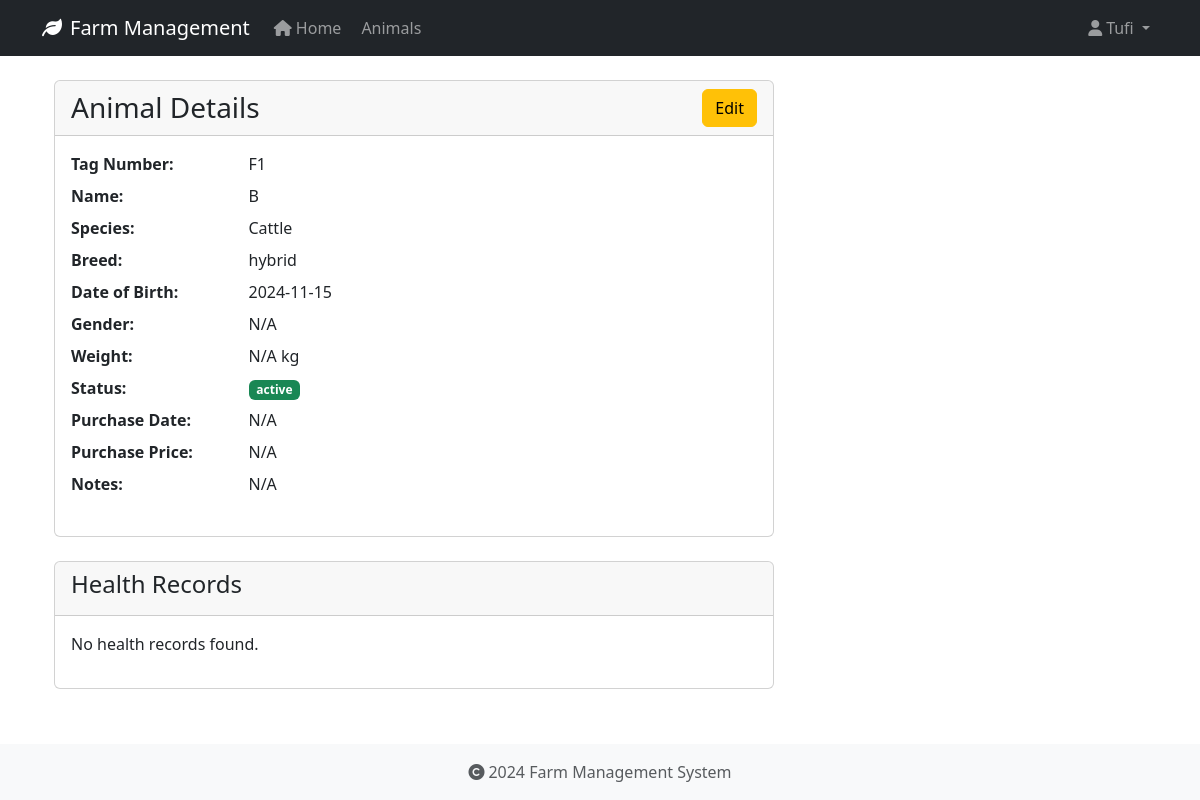
The app's page /animals/3 (signed in), older data.
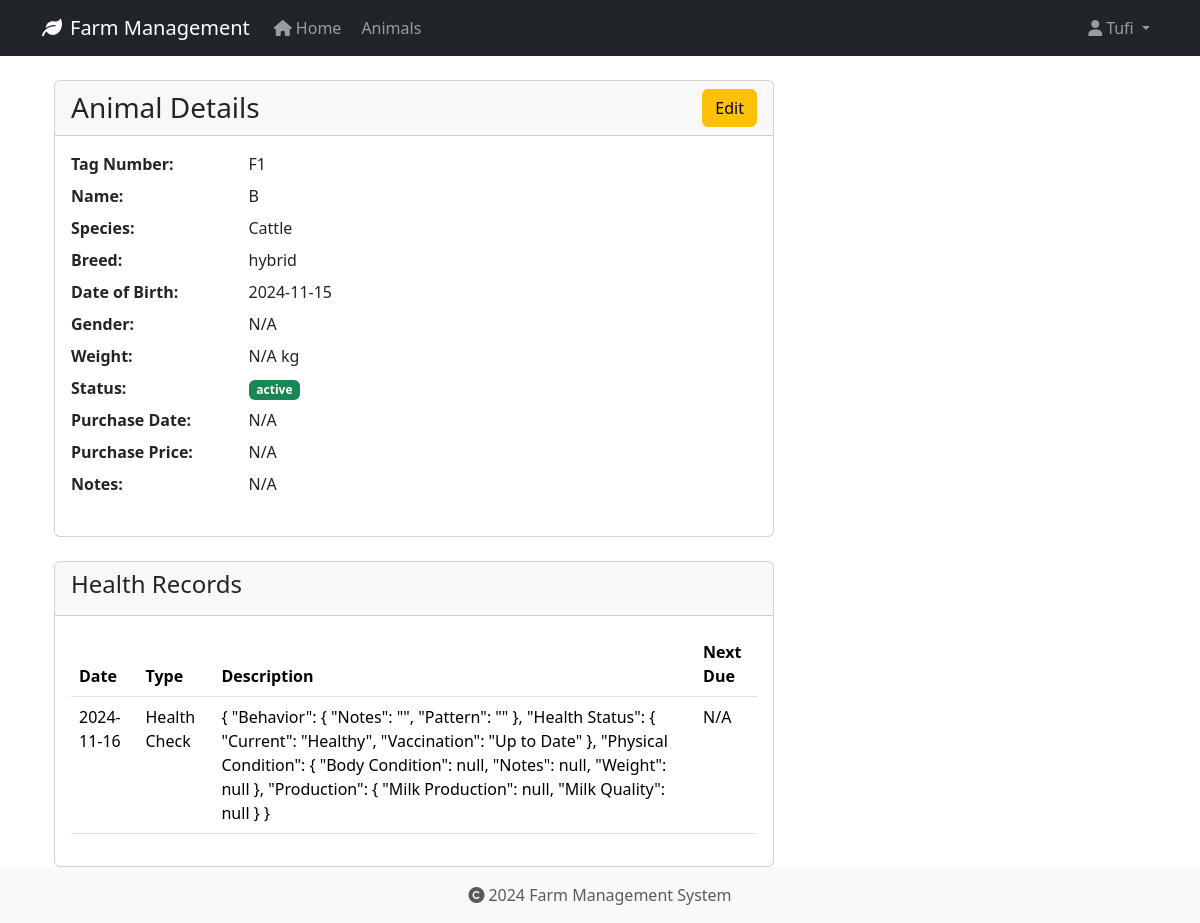
The same page, newer data.
### app/models/animal.py (models this page shows, shortened)
class HealthRecord(db.Model):
    id = db.Column(db.Integer, primary_key=True)
    animal_id = db.Column(db.Integer, db.ForeignKey('animal.id', ondelete='CASCADE'), nullable=False)
    record_type = db.Column(db.String(50), nullable=False)  # Made nullable=False
    date = db.Column(db.Date, nullable=False)
    description = db.Column(db.Text, nullable=True)
    treatment = db.Column(db.Text, nullable=True)
    cost = db.Column(db.Float, nullable=True)
    next_due_date = db.Column(db.Date, nullable=True)
    created_at = db.Column(db.DateTime, default=datetime.utcnow, nullable=False)
    created_by_id = db.Column(db.Integer, db.ForeignKey('user.id', ondelete='SET NULL'), nullable=True)

### app/routes/animals.py (the view)
@bp.route('/<int:id>')
@login_required
def view(id):
    animal = Animal.query.get_or_404(id)
    return render_template('animals/view.html', animal=animal)

### app/models/user.py (called while the page is built)
@login_manager.user_loader
def load_user(user_id):
    return User.query.get(int(user_id))

### app/templates/animals/view.html (shortened to what this page needs)
{% extends "base.html" %}
{% block content %}
<div class="container">
    <div class="row">
        <div class="col-md-8">
            <div class="card">
                <div class="card-header">
                    <div class="d-flex justify-content-between align-items-center">
                        <h3 class="card-title mb-0">Animal Details</h3>
                        <a href="{{ url_for('animals.edit', id=animal.id) }}" class="btn btn-warning">Edit</a>
                    </div>
                </div>
                <div class="card-body">
                    <dl class="row">
                        <dt class="col-sm-3">Tag Number:</dt>
                        <dd class="col-sm-9">{{ animal.tag_number }}</dd>
                        <dt class="col-sm-3">Name:</dt>
                        <dd class="col-sm-9">{{ animal.name or 'N/A' }}</dd>
                        <dt class="col-sm-3">Species:</dt>
                        <dd class="col-sm-9">{{ animal.species }}</dd>
                        <dt class="col-sm-3">Breed:</dt>
                        <dd class="col-sm-9">{{ animal.breed or 'N/A' }}</dd>
                        <dt class="col-sm-3">Date of Birth:</dt>
                        <dd class="col-sm-9">{{ animal.date_of_birth.strftime('%Y-%m-%d') if animal.date_of_birth else 'N/A' }}</dd>
                        <dt class="col-sm-3">Gender:</dt>
                        <dd class="col-sm-9">{{ animal.gender or 'N/A' }}</dd>
                        <dt class="col-sm-3">Weight:</dt>
                        <dd class="col-sm-9">{{ animal.weight|round(2) if animal.weight else 'N/A' }} kg</dd>
                        <dt class="col-sm-3">Status:</dt>
                        <dd class="col-sm-9">
                            <span class="badge {% if animal.status == 'active' %}bg-success{% else %}bg-secondary{% endif %}">
                                {{ animal.status }}
                            </span>
                        </dd>
                        <dt class="col-sm-3">Purchase Date:</dt>
                        <dd class="col-sm-9">{{ animal.purchase_date.strftime('%Y-%m-%d') if animal.purchase_date else 'N/A' }}</dd>
                        <dt class="col-sm-3">Purchase Price:</dt>
                        <dd class="col-sm-9">{{ animal.purchase_price|round(2) if animal.purchase_price else 'N/A' }}</dd>
                        <dt class="col-sm-3">Notes:</dt>
                        <dd class="col-sm-9">{{ animal.notes or 'N/A' }}</dd>
                    </dl>
                </div>
            </div>
            <div class="card mt-4">
                <div class="card-header">
                    <h4>Health Records</h4>
                </div>
                <div class="card-body">
                    {% if animal.health_records %}
                        <table class="table">
                            <thead>
                                <tr>
                                    <th>Date</th>
                                    <th>Type</th>
                                    <th>Description</th>
                                    <th>Next Due</th>
                                </tr>
                            </thead>
                            <tbody>
                                {% for record in animal.health_records %}
                                <tr>
                                    <td>{{ record.date.strftime('%Y-%m-%d') }}</td>
                                    <td>{{ record.record_type }}</td>
                                    <td>{{ record.description }}</td>
                                    <td>{{ record.next_due_date.strftime('%Y-%m-%d') if record.next_due_date else 'N/A' }}</td>
                                </tr>
                                {% endfor %}
                            </tbody>
                        </table>
                    {% else %}
                        <p>No health records found.</p>
                    {% endif %}
                </div>
            </div>
        </div>
    </div>
</div>
{% endblock %}

Row changes from the older to the newer data that the page shows:
added HealthRecord: date "2024-11-16", record_type "Health Check", description "{ \"Behavior\": { \"Notes\": \"\", \"Pattern\": \"\" }, \"Health Status\": { \"Current\": \"Healthy\", \"Vaccination\": \"Up to Date\" }, \"Physical Condition\": { \"Body Condition\": null, \"Notes\": null, \"Weight\": null }, \"Production\": { \"Milk Production\": null, \"Milk Quality\": null } }", next_due_date "N/A"
Text that changed along with them:
text no longer shown: "No health records found."
text now shown: "Date Type Description Next Due"
